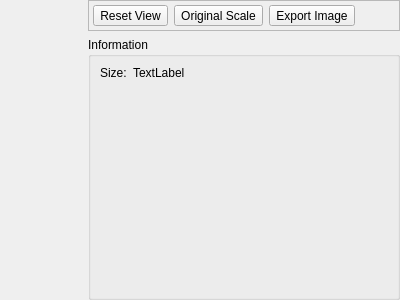
<?xml version="1.0" encoding="UTF-8"?>
<ui version="4.0">
 <class>SpecWindowClass</class>
 <widget class="QWidget" name="SpecWindowClass">
  <property name="geometry">
   <rect>
    <x>0</x>
    <y>0</y>
    <width>400</width>
    <height>300</height>
   </rect>
  </property>
  <property name="windowTitle">
   <string>EXR</string>
  </property>
  <layout class="QHBoxLayout" name="horizontalLayout">
   <property name="leftMargin">
    <number>0</number>
   </property>
   <property name="topMargin">
    <number>0</number>
   </property>
   <property name="rightMargin">
    <number>0</number>
   </property>
   <property name="bottomMargin">
    <number>0</number>
   </property>
   <item>
    <widget class="ImageView" name="imageWidget" native="true">
     <property name="sizePolicy">
      <sizepolicy hsizetype="Expanding" vsizetype="Expanding">
       <horstretch>0</horstretch>
       <verstretch>0</verstretch>
      </sizepolicy>
     </property>
    </widget>
   </item>
   <item>
    <widget class="QWidget" name="widget" native="true">
     <layout class="QVBoxLayout" name="verticalLayout">
      <property name="leftMargin">
       <number>0</number>
      </property>
      <property name="topMargin">
       <number>0</number>
      </property>
      <property name="rightMargin">
       <number>0</number>
      </property>
      <property name="bottomMargin">
       <number>0</number>
      </property>
      <item>
       <widget class="QFrame" name="frame_2">
        <property name="frameShape">
         <enum>QFrame::StyledPanel</enum>
        </property>
        <property name="frameShadow">
         <enum>QFrame::Sunken</enum>
        </property>
        <layout class="QHBoxLayout" name="horizontalLayout_2">
         <property name="leftMargin">
          <number>4</number>
         </property>
         <property name="topMargin">
          <number>4</number>
         </property>
         <property name="rightMargin">
          <number>4</number>
         </property>
         <property name="bottomMargin">
          <number>4</number>
         </property>
         <item>
          <widget class="QToolButton" name="resetViewButton">
           <property name="text">
            <string>Reset View</string>
           </property>
           <property name="icon">
            <iconset resource="../resources/icons.qrc">
             <normaloff>:/ic_settings_overscan_black_24dp_2x.png</normaloff>:/ic_settings_overscan_black_24dp_2x.png</iconset>
           </property>
          </widget>
         </item>
         <item>
          <widget class="QToolButton" name="originalScaleButton">
           <property name="text">
            <string>Original Scale</string>
           </property>
           <property name="icon">
            <iconset resource="../resources/icons.qrc">
             <normaloff>:/ic_aspect_ratio_black_24dp_2x.png</normaloff>:/ic_aspect_ratio_black_24dp_2x.png</iconset>
           </property>
          </widget>
         </item>
         <item>
          <widget class="QToolButton" name="exportImageButton">
           <property name="text">
            <string>Export Image</string>
           </property>
           <property name="icon">
            <iconset resource="../resources/icons.qrc">
             <normaloff>:/ic_file_download_black_24dp_2x.png</normaloff>:/ic_file_download_black_24dp_2x.png</iconset>
           </property>
          </widget>
         </item>
         <item>
          <spacer name="horizontalSpacer">
           <property name="orientation">
            <enum>Qt::Horizontal</enum>
           </property>
           <property name="sizeHint" stdset="0">
            <size>
             <width>40</width>
             <height>20</height>
            </size>
           </property>
          </spacer>
         </item>
        </layout>
       </widget>
      </item>
      <item>
       <widget class="QGroupBox" name="groupBox">
        <property name="title">
         <string>Information</string>
        </property>
        <layout class="QFormLayout" name="formLayout">
         <item row="0" column="0">
          <widget class="QLabel" name="label">
           <property name="text">
            <string>Size:</string>
           </property>
          </widget>
         </item>
         <item row="0" column="1">
          <widget class="QLabel" name="sizeLabel">
           <property name="text">
            <string>TextLabel</string>
           </property>
          </widget>
         </item>
         <item row="1" column="0" colspan="2">
          <spacer name="verticalSpacer">
           <property name="orientation">
            <enum>Qt::Vertical</enum>
           </property>
           <property name="sizeHint" stdset="0">
            <size>
             <width>20</width>
             <height>40</height>
            </size>
           </property>
          </spacer>
         </item>
        </layout>
       </widget>
      </item>
     </layout>
    </widget>
   </item>
  </layout>
 </widget>
 <customwidgets>
  <customwidget>
   <class>ImageView</class>
   <extends>QWidget</extends>
   <header>widgets/ImageView.h</header>
   <container>1</container>
  </customwidget>
 </customwidgets>
 <resources>
  <include location="../resources/icons.qrc"/>
 </resources>
 <connections/>
</ui>
